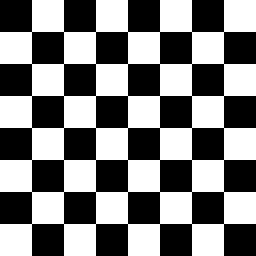
#> input picture black_white.jpg, 256 x 256 px
$ python imgConcat.py   (older library calls are emulated)
#> lines starting #> are read from the running program, lines starting #| are printed output that depends on the picture; after the words box and inside, x2 and y2 are one past the last pixel; in counts of white or black regions, pixels touching at a corner belong together
from PIL import Image

compression_ratios = [0.85, 0.85, 0.85, 0.83,
                      0.83, 0.85, 0.85, 0.5]  # 设置不同的y方向压缩比例，数值越小压缩程度越大


def split_image_y(image_path):
    """
    按照y方向每32像素分割图片
    :param image_path: 原始图片路径
    """
#> called with image_path = 'black_white.jpg'
    img = Image.open(image_path)
#> img is the input picture: PIL image 256x256 L; 50% white; 1 white region, box (x1, y1, x2, y2) and area: (0, 0, 256, 256) 32768
    width, height = img.size
#> width = 256; height = 256
    num_slices = height // 32  # 计算y方向可分割的切片数量
#> num_slices = 8
    print(f"y:图片宽度：{width}，高度：{height}，切片数量：{num_slices}")
#| y:图片宽度：256，高度：256，切片数量：8

    compressed_images = []

    for i in range(num_slices):
        start_y = i * 32
        end_y = (i + 1) * 32 if (i + 1) * 32 < height else height
        box = (0, start_y, width, end_y)
        slice_img = img.crop(box)
        # slice_img.save(f'slice_{i}.png')
        # print(width,height)
        slice_width, slice_height = slice_img.size
        new_height = int(slice_height * compression_ratios[i])  # 根据压缩比例计算新的y方向像素数量
        compressed_img = slice_img.resize((slice_width, new_height), Image.ANTIALIAS)  # 进行尺寸调整，使用抗锯齿算法保证图像质量
        compressed_images.append(compressed_img)
#> this loop made 8 passes
#> pass 1, in split_image_y, `slice_img = img.crop(box)`:
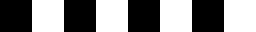
#> slice_img: PIL image 256x32 L; 50% white; 4 white regions, box (x1, y1, x2, y2) and area: (32, 0, 64, 32) 1024, (96, 0, 128, 32) 1024, (160, 0, 192, 32) 1024, (224, 0, 256, 32) 1024
#> pass 1, in split_image_y, `compressed_img = slice_img.resize((slice_width, new_height), Image.ANT..`:
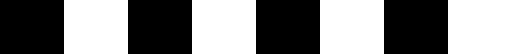
#> compressed_img: PIL image 256x27 L (shown 2 times larger); 50% white; 4 white regions, box (x1, y1, x2, y2) and area: (32, 0, 64, 27) 864, (96, 0, 128, 27) 864, (160, 0, 192, 27) 864, (224, 0, 256, 27) 864
#> after the loop, compressed_images = 8 items

    # 获取单张图片宽度，以宽度最大的为准（便于拼接对齐）
    max_width = max([img.size[0] for img in compressed_images])
#> max_width = 256
    total_height = sum([img.size[1] for img in compressed_images])
#> total_height = 203
    new_img = Image.new('RGB', (max_width, total_height))
#> new_img: PIL image 256x203 RGB; every value is 0

    current_y = 0
    for img in compressed_images:
        new_img.paste(img, (0, current_y))
        current_y += img.size[1]
#> this loop made 8 passes
#> current_y on passes 1 to 8: 27, 54, 81, 107, 133, 160, 187, 203
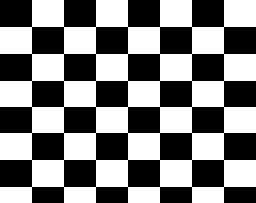
#> new_img: PIL image 256x203 RGB; 50% white; 1 white region, box (x1, y1, x2, y2) and area: (0, 0, 256, 203) 25984
#> after the loop, current_y = 203

    return new_img


def split_image_x(img):
    # img = Image.open(image_path)
    width, height = img.size
#> width = 256; height = 203
    num_slices = width // 32  # x方向按每列分割，所以切片数量就是图片宽度（每列作为一个切片）
#> num_slices = 8
    print(f"x:图片宽度：{width}，高度：{height}，切片数量：{num_slices}")
#| x:图片宽度：256，高度：203，切片数量：8

    # compression_ratios = [0.8, 0.90, 0.88, 0.86,
    #                       0.86, 0.88, 0.90, 0.8]  # 设置不同的压缩比例，数值越小压缩程度越大
    compressed_images = []

    for i in range(num_slices):
        start_x = i * 32
        end_x = (i + 1) * 32 if (i + 1) * 32 < width else width
        box = (start_x, 0, end_x, height)  # 裁剪每一列对应的区域，y方向是整个高度范围
        slice_img = img.crop(box)
        slice_width, slice_height = slice_img.size
        new_width = int(slice_width * compression_ratios[i])  # 根据压缩比例计算新的x方向像素数量，循环使用压缩比例列表
        compressed_img = slice_img.resize((new_width, slice_height), Image.ANTIALIAS)  # 进行尺寸调整，使用抗锯齿算法保证图像质量
        compressed_images.append(compressed_img)
#> this loop made 8 passes
#> pass 1, in split_image_x, `slice_img = img.crop(box)`:
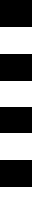
#> slice_img: PIL image 32x203 RGB; 47.3% white; 4 white regions, box (x1, y1, x2, y2) and area: (0, 27, 32, 54) 864, (0, 133, 32, 160) 864, (0, 81, 32, 107) 832, (0, 187, 32, 203) 512
#> pass 1, in split_image_x, `compressed_img = slice_img.resize((new_width, slice_height), Image.ANT..`:
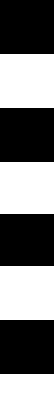
#> compressed_img: PIL image 27x203 RGB (shown 2 times larger); 47.3% white; 4 white regions, box (x1, y1, x2, y2) and area: (0, 27, 27, 54) 729, (0, 133, 27, 160) 729, (0, 81, 27, 107) 702, (0, 187, 27, 203) 432
#> after the loop, compressed_images = 8 items

    # 获取单张图片高度，以高度最大的为准（便于拼接对齐）
    max_height = max([img.size[1] for img in compressed_images])
#> max_height = 203
    total_width = sum([img.size[0] for img in compressed_images])
#> total_width = 203
    new_img = Image.new('RGB', (total_width, max_height))
#> new_img: PIL image 203x203 RGB; every value is 0

    current_x = 0
    for img in compressed_images:
        new_img.paste(img, (current_x, 0))  # 在x方向（水平方向）依次粘贴图片
        current_x += img.size[0]
#> this loop made 8 passes
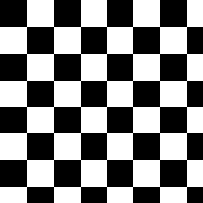
#> new_img: PIL image 203x203 RGB; 49.9% white; 1 white region, box (x1, y1, x2, y2) and area: (0, 0, 203, 203) 20544
#> after the loop, current_x = 203

    return new_img


if __name__ == "__main__":
    image_path = "black_white.jpg"  # 替换为实际的图片路径
    # image_path = "chessboard_960_540.jpg"
    img_y = split_image_y(image_path)
    result_img = split_image_x(img_y)
    # result_img.show()
    w, h = result_img.size
#> w = 203; h = 203
    print(w, h)
#| 203 203
    result_img.save("result_concat.jpg")
